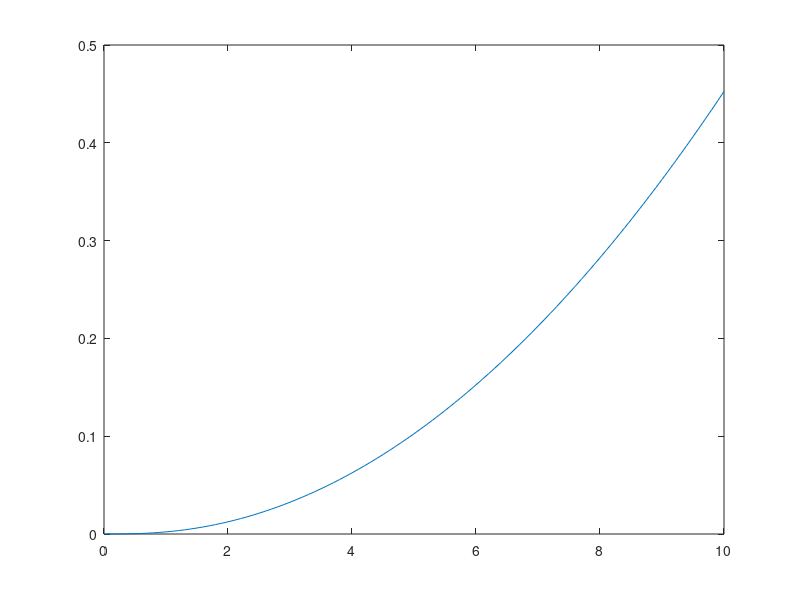

This chart was generated by the following MATLAB code: (Note: this script raises an error after producing the figure.)
K =1;
R = 10e3;
C = 1e-7;
T = R * C;
num =[0 K];
den = [0.5 1];
G = tf(num,den);
t=0:0.1:10;
u_parabolic = 0.01 * ((t.^2)*0.5)
[y,t]=lsim(G,u_parabolic,t);
plot(t,y);
info = stepinfo(y, t);      
hold on
